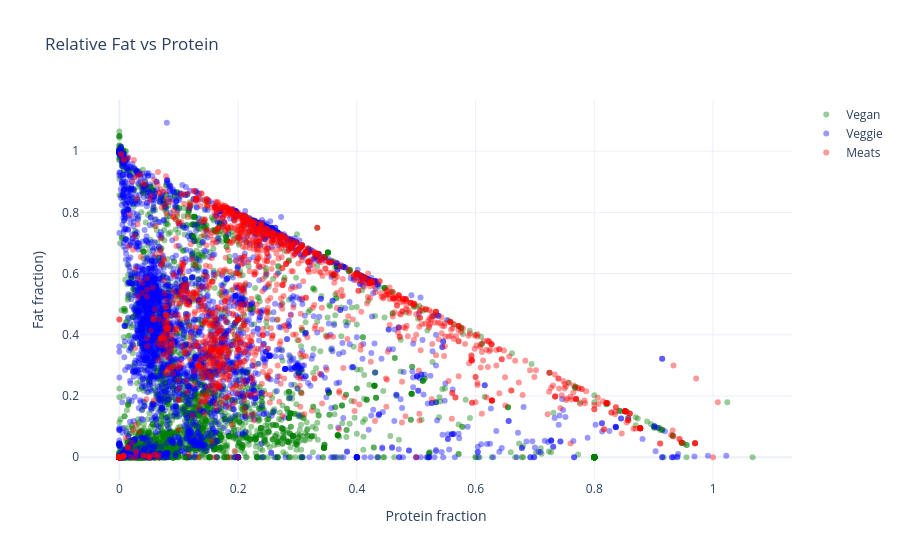

The notebook cell saved with this chart:
### Markdown cell above
From the plot above, we observe that wheat-based products are the most affordable protein sources based on price per gram of protein. However, these products have a relatively low protein energy ratio, with only ~15% of their calories coming from protein (most come from carbohydrates).

When filtering for products where more than 20% of calories are derived from protein, the distribution becomes dominated by non-vegan products.

### Code cell
plot_frac_fat_vs_frac_protein_interactive(df_ah.head(None))

### Figure 1 — Plotly figure (JSON) as saved in the notebook; plotly's stock layout.template omitted (floating-point values rounded to 4 significant figures; data arrays with more than 128 entries replaced by an {"elided": "..."} marker saying what was removed)
{"data": [{"hovertemplate": "<b>%{text}</b><br>Protein fraction: %{x:.2%}<br>Fat fraction: %{y:.2%}<br>", "marker": {"color": "green", "opacity": 0.4, "size": 6}, "mode": "markers", "name": "Vegan", "text": {"elided": "4495 str values"}, "type": "scatter", "x": {"elided": "4495 float values"}, "y": {"elided": "4495 float values"}}, {"hovertemplate": "<b>%{text}</b><br>Protein fraction: %{x:.2%}<br>Fat fraction: %{y:.2%}<br>", "marker": {"color": "blue", "opacity": 0.4, "size": 6}, "mode": "markers", "name": "Veggie", "text": {"elided": "3295 str values"}, "type": "scatter", "x": {"elided": "3295 float values"}, "y": {"elided": "3295 float values"}}, {"hovertemplate": "<b>%{text}</b><br>Protein fraction: %{x:.2%}<br>Fat fraction: %{y:.2%}<br>", "marker": {"color": "red", "opacity": 0.4, "size": 6}, "mode": "markers", "name": "Meats", "text": {"elided": "1563 str values"}, "type": "scatter", "x": {"elided": "1563 float values"}, "y": {"elided": "1563 float values"}}], "layout": {"title": {"text": "Relative Fat vs Protein"}, "xaxis": {"title": {"text": "Protein fraction"}}, "yaxis": {"title": {"text": "Fat fraction)"}}}}
